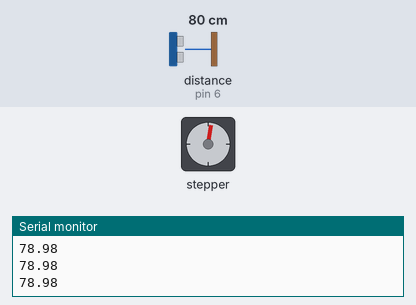
A sketch run on a simulated Arduino Uno, built with avr-gcc and run on an emulated ATmega328P. Parts: stepper motor, the last lines printed to the serial monitor. Wiring (inferred from the names in the program): ultrasonic range finder: trigger pin 7; echo pin 6. Inputs (shaded band) come from the test bench; at power-on: distance to the obstacle (sensor on pin 6) 80 cm. The echo pulse lasts 58.3 µs per cm; stepper angles assume 2048 steps per turn.

Above: at 1.2 s.
1.3 s: distance to the obstacle (sensor on pin 6) set to 2 cm
At 3.1 s:
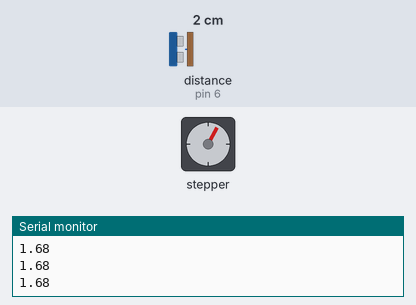
7.3 s: distance to the obstacle (sensor on pin 6) set to 120 cm
At 7.62 s:
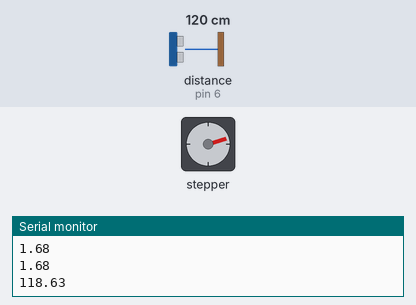
Timing chart, 0 to 23.5 s (numbered marks = the images above; inputs shaded):
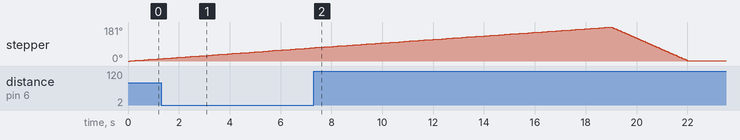

The sketch:

stepper_scanner.ino.ino
```cpp
/*
* Raumvermessung
*
* 25.12.2017
*
*/
#include <Stepper.h>

const int STEPS_PER_REVOLUTION = 2048;

// Wie viele Umdrehungen sollen gemacht werden?
const float ROTATIONS = 0.5;

// Wie viele Messungen gemittelt werden sollen
const int REPEAT_MEASUREMENTS = 1;

const int STEPS_AT_A_TIME = 10;

// defines pins numbers
const int TRIG_PIN = 7;
const int ECHO_PIN = 6;

Stepper myStepper(STEPS_PER_REVOLUTION, 8, 10, 9, 11);

// defines variables
float distance;
float measurement;
float timings;
int stepCount;
bool done;

void setup() {
  myStepper.setSpeed(5);
  pinMode(TRIG_PIN, OUTPUT); // Sets the TRIG_PIN as an Output
  pinMode(ECHO_PIN, INPUT); // Sets the ECHO_PIN as an Input

  Serial.begin(9600); // Starts the serial communication
  Serial.println("OK");
  Serial.println(ROTATIONS);
  Serial.println(STEPS_AT_A_TIME);

  stepCount = 0;
  done = false;
}

void step() {
  myStepper.step(STEPS_AT_A_TIME);
  stepCount+= STEPS_AT_A_TIME;
  delay(60);
}

float measure() {
  timings = 0.0;

  for (int i=0; i < REPEAT_MEASUREMENTS; i++) {
    // Clears the TRIG_PIN
    digitalWrite(TRIG_PIN, LOW);
    delayMicroseconds(2);
    // Sets the TRIG_PIN on HIGH state for 10 micro seconds
    digitalWrite(TRIG_PIN, HIGH);
    delayMicroseconds(10);
    digitalWrite(TRIG_PIN, LOW);
    // Reads the ECHO_PIN, returns the sound wave travel time in microseconds
    timings += pulseIn(ECHO_PIN, HIGH);
    delay(60);
  }
  return (timings / float(REPEAT_MEASUREMENTS)) * 0.034 / 2;
}

void loop() {

  if (stepCount < (ROTATIONS * STEPS_PER_REVOLUTION)) {
    // Messen, bis STEPS_PER_REVOLUTION erreich wurde
    measurement = measure();
    if (measurement < 400.0) {
      Serial.println(measurement);
    } else {
      Serial.println("0.0");
    }
    step();
  }

  if (stepCount >= (ROTATIONS * STEPS_PER_REVOLUTION) && done == false) {
    // Zurückdrehen
    myStepper.setSpeed(10);
    myStepper.step(-1.0 * int(ROTATIONS * STEPS_PER_REVOLUTION));
    done = true;
    Serial.println("DONE");
  }
}
```
